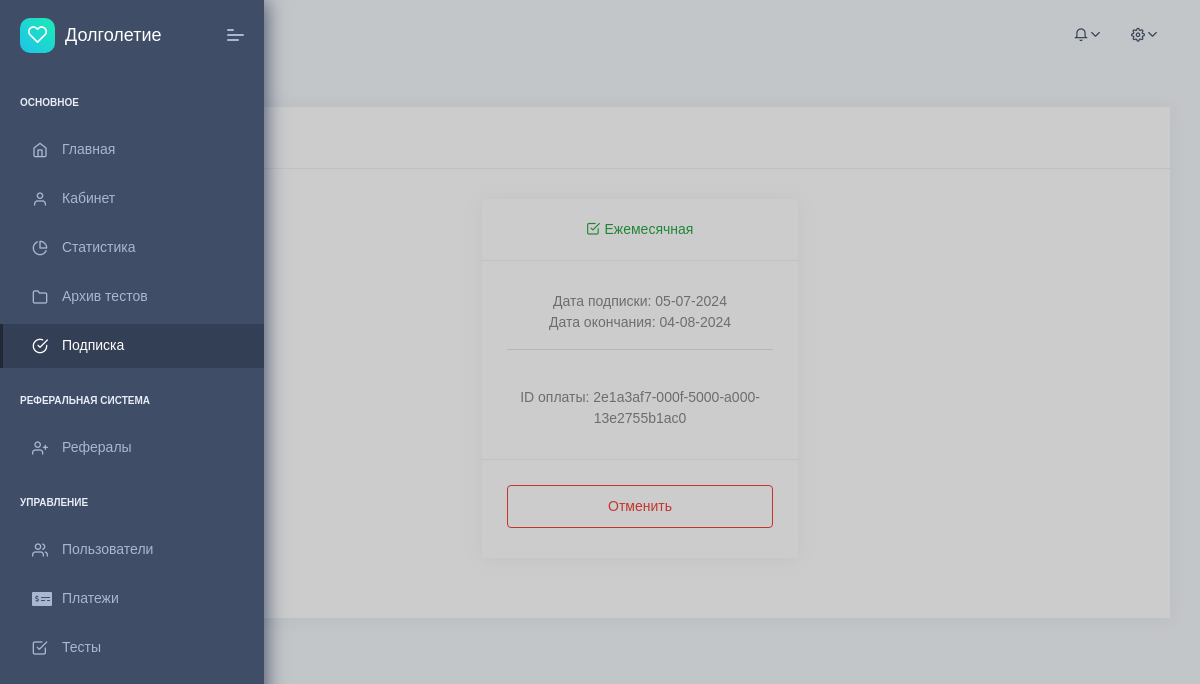
/app/subscription (signed in), run on the app's committed database.
### app/models/subscription.py (models this page shows, shortened)
class Subscription(BaseModel):
    class TypeChoices(models.TextChoices):
        MONTHLY = 'monthly', 'Ежемесячная'
        ANNUAL = 'annual', 'Ежегодная'
    user = models.ForeignKey(User, on_delete=models.CASCADE, related_name='subscriptions')
    type = models.CharField(max_length=50, choices=TypeChoices.choices, default=TypeChoices.MONTHLY, verbose_name='Тип')
    start_datetime = models.DateTimeField(null=True, blank=True)
    end_datetime = models.DateTimeField(null=True, blank=True)
    class Meta:
        verbose_name = 'Подписка'
        verbose_name_plural = 'Подписка'

class SubscriptionPayment(BaseModel):
    subscription = models.OneToOneField(Subscription, on_delete=models.CASCADE, null=True, blank=True,
                                        related_name='payment')
    yookassa_id = models.CharField(max_length=50, null=True, blank=True, unique=True)
    amount = models.IntegerField(null=True, blank=True)
    is_paid = models.BooleanField(default=False)
    class Meta:
        verbose_name = 'Оплата YooKassa'
        verbose_name_plural = 'Оплаты YooKassa'

### app/views/subscription.py (the view)
# urls.py: path('subscription', views.subscription_plans, name='subscription_plans'),
@login_required
def subscription_plans(request):
    user = request.user
    now = datetime.datetime.now()
    active_subscriptions = user.subscriptions.filter(
        start_datetime__lte=now,
        end_datetime__gte=now,
        payment__is_paid=True
    )
    return render(request, 'app/subscription/plans.html', {
        'active_subscriptions': active_subscriptions
    })

### app/templates/app/subscription/plans.html (shortened to what this page needs)
{% extends 'base.html' %}
{% block breadcrumb %}
    <ul class="breadcrumb">
        <li class="breadcrumb-item">
            <a href="">
            </a>
        </li>
        <li class="breadcrumb-item">
            <a href="#">Подписка</a>
        </li>
    </ul>
{% endblock %}
{% block content %}
    {% if not active_subscriptions %}
        <div class="text-center">
            У вас нет активных подписок
        </div>
        <hr>
        <div class="row justify-content-center mt-5">
            <div class="col-4">
                <div class="card">
                    <div class="card-header text-center">
                        <h4 class="text-warning">Ежемесячная</h4>
                    </div>
                    <div class="card-body text-center">
                        299 рублей / месяц
                    </div>
                    <div class="card-footer">
                        <a href="{% url 'app:activate_subscription' %}?type=monthly" target="_blank"
                           class="btn btn-warning w-100">
                            Подписка
                        </a>
                    </div>
                </div>
            </div>
            <div class="col-4">
                <div class="card">
                    <div class="card-header text-center">
                        <h4 class="text-warning">Ежегодная</h4>
                    </div>
                    <div class="card-body text-center">
                        2990 рублей / месяц <span class="text-danger">(-17%)</span>
                    </div>
                    <div class="card-footer">
                        <a href="{% url 'app:activate_subscription' %}?type=annual" target="_blank"
                           class="btn btn-warning w-100">
                            Подписка
                        </a>
                    </div>
                </div>
            </div>
        </div>
    {% else %}
        <div class="text-center">
            <div class="row justify-content-center">
                {% for subscription in active_subscriptions %}
                    <div class="col-12 col-lg-4">
                        <div class="card">
                            <div class="card-header text-success">
                                <i class="feather icon-check-square"></i>
                                {{ subscription.get_type_display }}
                            </div>
                            <div class="card-body">
                                Дата подписки: {{ subscription.start_datetime|date:'d-m-Y' }}<br>
                                Дата окончания: {{ subscription.end_datetime|date:'d-m-Y' }}<br>
                                <hr>
                                <br>
                                ID оплаты: {{ subscription.payment.yookassa_id }}
                            </div>
                            <div class="card-footer">
                                <a href="{% url 'app:remove_subscription' subscription.id %}"
                                   class="btn btn-outline-danger w-100">
                                    Отменить
                                </a>
                            </div>
                        </div>
                    </div>
                {% endfor %}
            </div>
        </div>
    {% endif %}
{% endblock %}

### data on the page
Subscription: type "Ежемесячная", start_datetime "05-07-2024", end_datetime "04-08-2024", payment.yookassa_id "2e1a3af7-000f-5000-a000-13e2755b1ac0"
